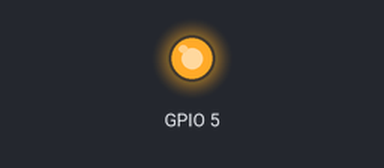
This program was run on a simulated Raspberry Pi (BCM pin numbers) with a Grove Base HAT. Parts: output pins drawn as LEDs (lit = HIGH). What the program prints to the terminal is not drawn.

Above: at 0.1 s.
Timing chart, 0 to 1.6 s (numbered marks = the images above):
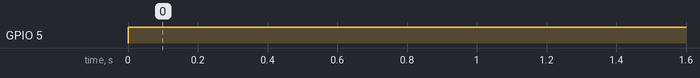

Measured:
- by itself, GPIO 5: LOW → HIGH at 0.00 s

The program:

relay.py
```python
import time
from grove.grove_relay import GroveRelay

PIN = 5
relay = GroveRelay(PIN)

while True:
    relay.on()
    print('relay.on')
    #time.sleep(1)
    #relay.off()
    #print('relay.off')
    time.sleep(1)
```
